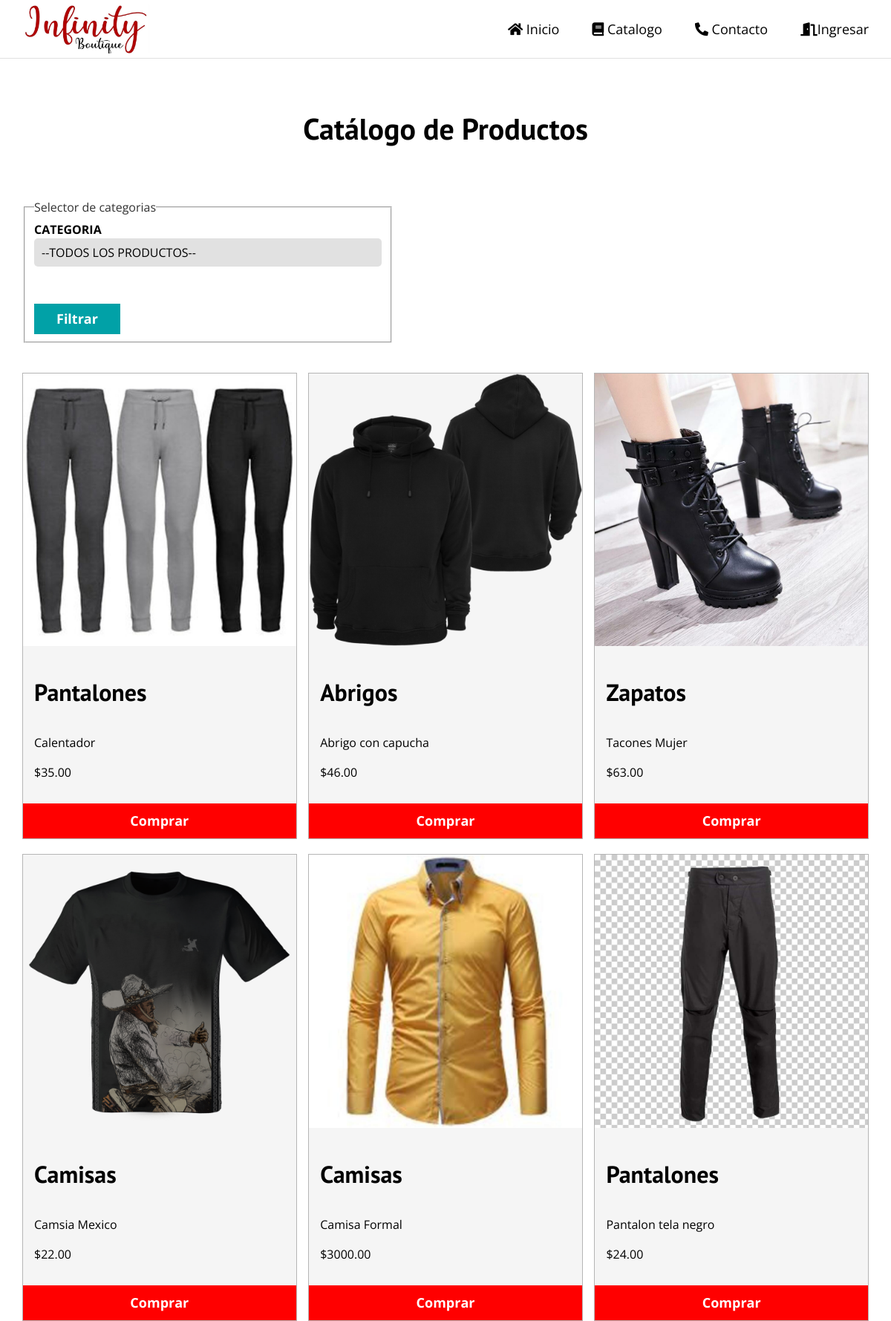
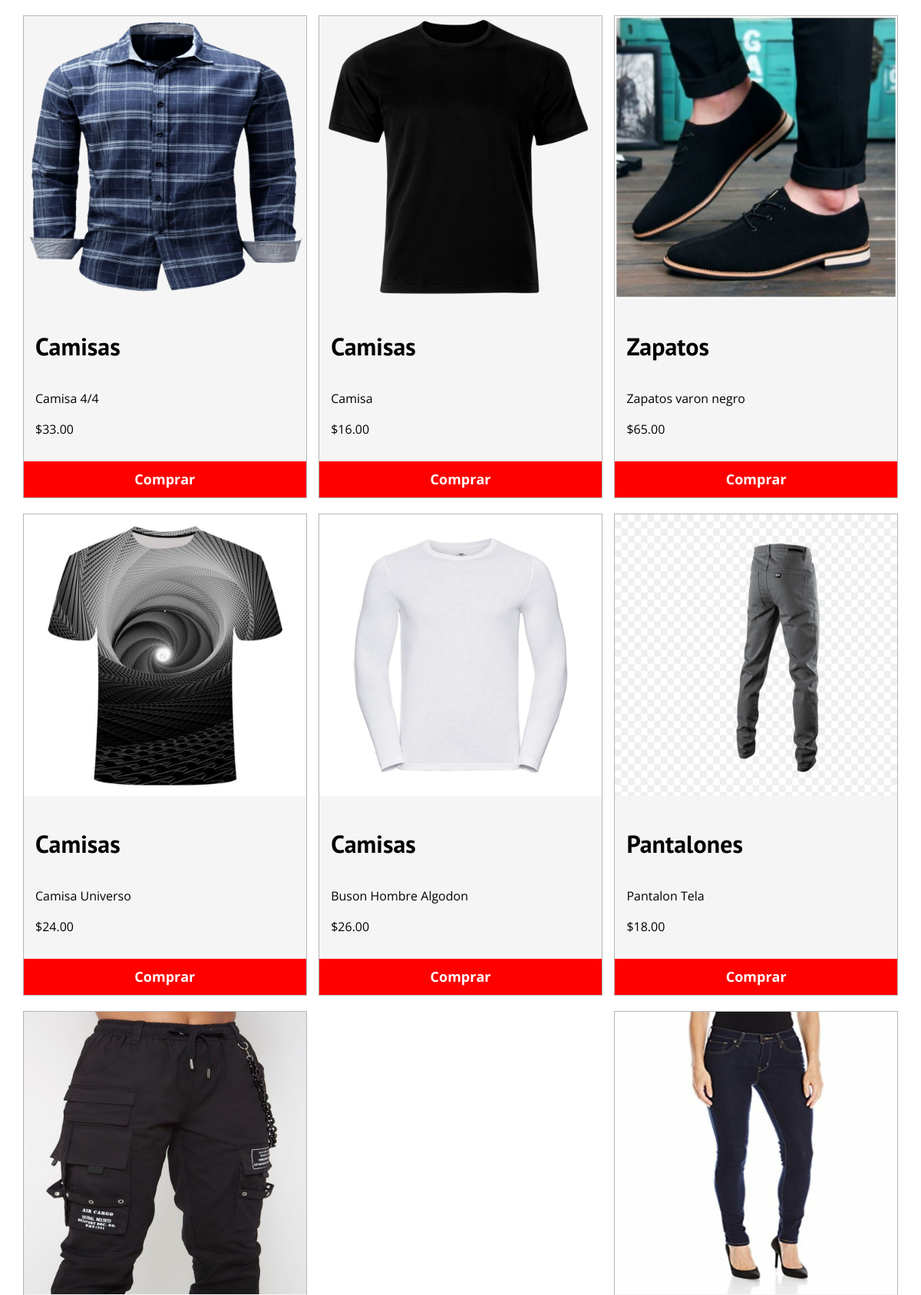
/catalogo.php (upper part), run on the app's committed database (2 pictures, top to bottom).
### tables this page shows
CREATE TABLE `producto` (
  `producto_id` int(11) NOT NULL,
  `producto_descripcion` varchar(200) NOT NULL,
  `producto_color` varchar(50) NOT NULL,
  `producto_talla` varchar(10) NOT NULL,
  `producto_marca` varchar(50) NOT NULL,
  `producto_precio` decimal(10,2) NOT NULL,
  `producto_categoria_id` int(10) NOT NULL,
  `producto_foto` varchar(200) DEFAULT NULL
);

CREATE TABLE `categoria` (
  `categoria_id` int(10) NOT NULL,
  `categoria_descripcion` varchar(50) NOT NULL
);

### src/Producto.php (called while the page is built, shortened)
<?php
    class Producto{
        private $cn=null;
        public function __construct()
        {
            $this->config=parse_ini_file(__DIR__.'/../config.ini');
            $this->cn = new \PDO($this->config['dns'], $this->config['usuario'], $this->config['clave'],array(
                \PDO::MYSQL_ATTR_INIT_COMMAND => 'SET NAMES utf8'
            ));
        }
        public function mostrar(){
            $sql = "SELECT producto.producto_id, producto.producto_descripcion, producto.producto_talla, producto.producto_marca, producto.producto_color, producto.producto_precio, producto.producto_foto, categoria.categoria_descripcion
            FROM producto
            INNER JOIN categoria ON producto.producto_categoria_id=categoria.categoria_id ORDER BY producto.producto_id DESC";
            $resultado=$this->cn->prepare($sql);
            if($resultado->execute())
                return $resultado->fetchAll();
            return false;
        }
    }

### catalogo.php (the view, shortened to what this page needs)
<!DOCTYPE html>
<html lang="en">
<head>
    <link rel="stylesheet" href="assets/css/normalize.css">
    <link rel="stylesheet" href="assets/css/styles.css">
    <link rel="stylesheet" href="assets/css/all.css">
</head>
<body>
    <header class="site-header">
        <div class="contenedor">
            <div class="barra">
                <a href="index.php">
                    <img src="assets/img/logo.jpg" alt="logo" title="Logo Infinity"  height="72">
                </a>
                <nav class="navegacion">
                    <a href="index.php"><i class="fas fa-home"></i> Inicio</a>
                    <a href="catalogo.php"><i class="fas fa-book"></i> Catalogo</a>
                    <a href="contacto.php"><i class="fas fa-phone-alt"></i> Contacto</a>
                    <a href="log/login.php"><i class="fas fa-door-open"></i>Ingresar</a>
                </nav>
            </div>
        </div>
    </header>
    <section class="seccion contenedor">
        <h2 class="fw-300 centrar-texto sub_seccion">Catálogo de Productos</h2>
        <div class="form-categoria">
            <fieldset>
            <legend>Selector de categorias</legend>
            <form method="POST" action="catalogo_busqueda.php" enctype="multipart/form-data">
            <label>Categoria</label>
                <select name="categoria_id" required>
                    <option value="-1">--TODOS LOS PRODUCTOS--</option>
                </select>
                <input type="submit" name="accion" value="Filtrar" class="boton boton-celeste enviar">
            </form>
            </fieldset>
        </div>
        <div class="contenedor-anuncios">
            <?php
                            $producto= new infinity\Producto;
                            $info_producto = $producto->mostrar();
                            $cantidad=count($info_producto);
                            for($x = 0; $x<$cantidad; $x++){
                                $item= $info_producto[$x];
            ?>
            <div class="anuncio">
                <div class="imagen-producto">
                    <?php
                        $foto='upload/'.$item['producto_foto'];
                        if(file_exists($foto)){
                    ?>
                        <img src="<?php print $foto ?>" alt="<?php print $item['producto_descripcion'] ?> <?php print $item['producto_marca'] ?>" title="<?php print $item['producto_descripcion'] ?> <?php print $item['producto_marca'] ?>">
                    <?php }else {?>
                        <img src="" alt="">
                    <?php }?>
                </div>
                <div class="contenido-anuncio">
                    <h3 class="pad"><?php print $item['categoria_descripcion']?></h3>
                    <p class="pad"><?php print $item['producto_descripcion']?></p>
                    <p class="precio pad">$<?php print $item['producto_precio']?></p>
                    <a  href="log/login.php" class="boton boton-amarillo d-block comprar">Comprar</a>
                </div>
            </div>
            <?php } ?>
        </div>
    </section>
</body>
</html>

### assets/css/styles.css (style rules this page uses)
html { font-size: 62.5%; box-sizing: border-box; }
*,*::before,*::after { box-sizing: inherit; }
body { font-family: 'Open Sans', sans-serif; font-size: 1.6rem; line-height: 1.5; }
.contenedor { max-width: 120rem; margin: 0 auto; width: 95%; }
h1, h2, h3, h4 { font-family: 'PT Sans', sans-serif; }
h2 { font-size: 4rem; line-height: 1.2; }
h3 { font-size: 3.2rem; }
img { max-width: 100%; }
.centrar-texto { text-align: center; }
.d-block { display: block !important; }
.pad { padding: 0 1.5rem; }
.boton { color: white; font-weight: 700; text-decoration: none; font-size: 1.8rem; padding: 1rem 3rem; margin-top: 3rem; display: inline-block; text-align: center; border: none; }
.boton-amarillo { background-color: red; }
.boton-celeste { background-color: #01a1a7; }
@media (min-width: 768px) { .barra { display: flex; justify-content: space-between; align-items: center; } }
.site-header { border-bottom: 1px solid #e1e1e1; }
.site-header a { color: black; text-decoration: none; }
.navegacion a { text-decoration: none; text-align: center; display: block; font-size: 1.8rem; }
@media (min-width: 768px) { .navegacion a { display: inline; margin-right: 4rem; } }
@media (min-width: 768px) { .navegacion a:last-of-type { margin:0; } }
.contenedor-anuncios { display: flex; justify-content: space-between; flex-wrap: wrap; }
.sub_seccion { margin: 7rem 0; }
.anuncio { border: 1px solid #B5B5B5; background-color: #f5f5f5; margin-bottom: 2rem; }
@media (min-width:768px ) { .anuncio { flex: 0 0 calc(33.3% - 1rem); } }
legend { font-weight: 2.4rem; color: #333333; }
label { display: block; font-weight: 700; text-transform: uppercase; }
input:not([Type="submit"]), textarea, select { padding: 1rem; display: block; width: 100%; background-color: #e1e1e1; margin-bottom: 2rem; border: none; border-radius: 0.5rem; }
select { -webkit-appearance: none; appearance: none; }
fieldset { margin-bottom: 1rem; }
.form-categoria { align-items: center; max-width: 50rem; margin-bottom: 4rem; }

### assets/css/all.css (style rules this page uses)
.fa, .fas, .far, .fal, .fad, .fab { -moz-osx-font-smoothing: grayscale; -webkit-font-smoothing: antialiased; display: inline-block; font-style: normal; font-variant: normal; text-rendering: auto; line-height: 1; }
.fa-book:before { content: "\f02d"; }
.fa-door-open:before { content: "\f52b"; }
.fa-home:before { content: "\f015"; }
.fa-phone-alt:before { content: "\f879"; }
.fa, .fas { font-family: 'Font Awesome 5 Free'; font-weight: 900; }

### data on the page
producto: producto_foto (picture), producto_categoria.categoria_descripcion "Pantalones", producto_descripcion "Calentador", producto_precio "35.00"
producto: producto_foto (picture), producto_categoria.categoria_descripcion "Abrigos", producto_descripcion "Abrigo con capucha", producto_precio "46.00"
producto: producto_foto (picture), producto_categoria.categoria_descripcion "Zapatos", producto_descripcion "Tacones Mujer", producto_precio "63.00"
producto: producto_foto (picture), producto_categoria.categoria_descripcion "Camisas", producto_descripcion "Camsia Mexico", producto_precio "22.00"
producto: producto_foto (picture), producto_categoria.categoria_descripcion "Camisas", producto_descripcion "Camisa Formal", producto_precio "3000.00"
producto: producto_foto (picture), producto_categoria.categoria_descripcion "Pantalones", producto_descripcion "Pantalon tela negro", producto_precio "24.00"
producto: producto_foto (picture), producto_categoria.categoria_descripcion "Camisas", producto_descripcion "Camisa 4/4", producto_precio "33.00"
producto: producto_foto (picture), producto_categoria.categoria_descripcion "Camisas", producto_descripcion "Camisa", producto_precio "16.00"
producto: producto_foto (picture), producto_categoria.categoria_descripcion "Zapatos", producto_descripcion "Zapatos varon negro", producto_precio "65.00"
producto: producto_foto (picture), producto_categoria.categoria_descripcion "Camisas", producto_descripcion "Camisa Universo", producto_precio "24.00"
producto: producto_foto (picture), producto_categoria.categoria_descripcion "Camisas", producto_descripcion "Buson Hombre Algodon", producto_precio "26.00"
producto: producto_foto (picture), producto_categoria.categoria_descripcion "Pantalones", producto_descripcion "Pantalon Tela", producto_precio "18.00"
producto: producto_foto (picture)
producto: producto_foto (picture)
